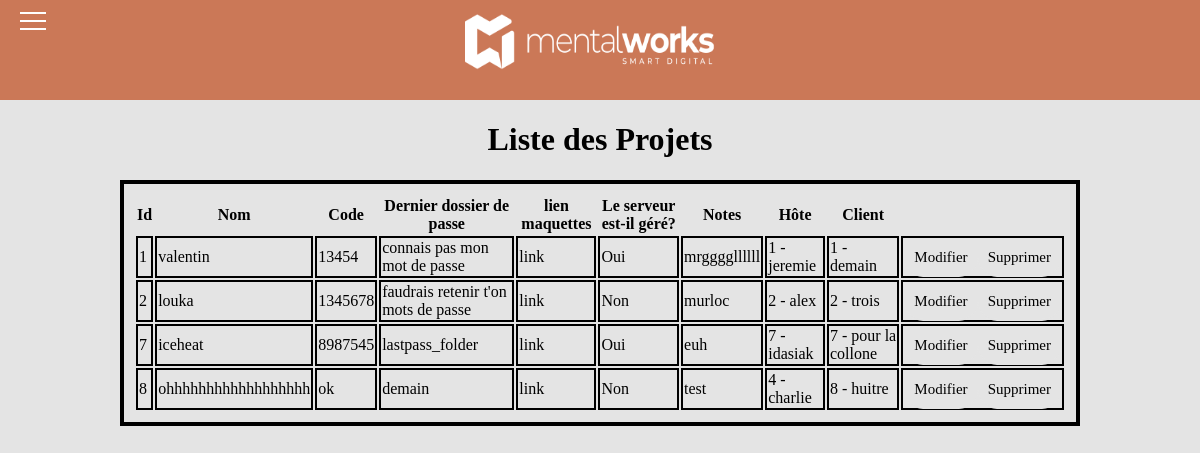
/Project/Project.php, run on the app's committed database.
### tables this page shows
CREATE TABLE `project` (
  `id` int(11) NOT NULL,
  `name` varchar(255) DEFAULT NULL,
  `code` varchar(255) DEFAULT NULL,
  `lastpass_folder` varchar(255) DEFAULT NULL,
  `link_mock_ups` varchar(255) DEFAULT NULL,
  `managed_server` tinyint(1) DEFAULT NULL,
  `notes` text DEFAULT NULL,
  `host_id` int(11) DEFAULT NULL,
  `customer_id` int(11) DEFAULT NULL
);

CREATE TABLE `host` (
  `id` int(11) NOT NULL,
  `code` varchar(255) DEFAULT NULL,
  `name` varchar(255) DEFAULT NULL,
  `notes` varchar(1000) DEFAULT NULL
);

CREATE TABLE `customer` (
  `id` int(11) NOT NULL,
  `code` varchar(255) DEFAULT NULL,
  `name` varchar(255) DEFAULT NULL,
  `notes` text DEFAULT NULL
);

### src/Autoloader.php (called while the page is built, shortened)
<?php
class Autoloader{
    public static function register(){
        spl_autoload_register(function ($class){
            $file = str_replace('\\', DIRECTORY_SEPARATOR, $class).'.php';
            return false;
        });
    }
}

### src/Connection/Connection.php (called while the page is built, shortened)
<?php
class Connection{
    protected $server="localhost";
    protected $dbName="environgestion";
    protected $user="root";
    protected $pass="";
    private $co;
    public function connectionBDD(){
        $dsn = "mysql:host=" . $this->server ."; charset=utf8; dbname=" . $this->dbName;
        $this->co = new PDO($dsn, $this->user, $this->pass);
        $this->co->setAttribute(PDO::ATTR_ERRMODE, PDO::ERRMODE_EXCEPTION);
    }
    public function __call($name, array $arguments) {
        if(method_exists($this->co, $name)){
            try{
                return call_user_func_array(array(&$this->co, $name), $arguments);
            }
            catch(Exception $e){
                throw new Exception('Erreur: "'.$name.'" nexiste pas.');
            }
         }
     }
}

### src/Repository/ProjectRepository.php (the view, shortened to what this page needs)
<?php
class ProjectRepository
{
    public static function listProject()
    {
        $co = new Connection();
        echo '<table class="table table-striped table-bordered">';
        echo '<thead>';
        echo '<tr>';
        echo '<th>Id</th>';
        echo '<th>Nom</th>';
        echo '<th>Code</th>';
        echo '<th>Dernier dossier de passe</th>';
        echo '<th>lien maquettes</th>';
        echo '<th>Le serveur est-il géré?</th>';
        echo '<th>Notes</th>';
        echo '<th>Hôte</th>';
        echo '<th>Client</th>';
        echo '</tr>';
        echo '</thead>';
        echo '<tbody>';
        $co->connectionBDD();
        $statement = $co->query('SELECT project.id, project.name, project.code, lastpass_folder, link_mock_ups, managed_server, project.notes, host.name as host_name, host.id as host_id, customer.name as customer_name, customer.id as customer_id  FROM project INNER JOIN customer on project.customer_id = customer.id JOIN host on project.host_id = host.id ORDER BY project.id ASC');
        while ($item = $statement->fetch()) {
            echo '<tr>';
            echo '<td>' . $item['id'] . '</td>';
            echo '<td>' . $item['name'] . '</td>';
            echo '<td>' . $item['code'] . '</td>';
            echo '<td>' . $item['lastpass_folder'] . '</td>';
            echo '<td>' . $item['link_mock_ups'] . '</td>';
            if ($item['managed_server'] == 0){
                echo '<td> Non </td>';
            }
            else{
                echo '<td> Oui </td>';
            }
            echo '<td>' . $item['notes'] . '</td>';
            echo '<td>' . $item['host_id'] . ' - ' . $item['host_name'] . '</td>';
            echo '<td>' . $item['customer_id'] . ' - ' . $item['customer_name'] . '</td>';
            echo '<td>';
            echo '<a class="btn btn-primary" href="UpdateProject.php?id=' . $item['id'] . '">Modifier</a>';
            echo '<a class="btn btn-primary" href="DeleteProject.php?id=' . $item['id'] . '">Supprimer</a>';
            echo '</td>';
            echo '</tr>';
        }
        echo '</tbody>';
        echo '</table>';
    }
}

### CSS/Style.css (style rules this page uses)
a { color: black; text-decoration: none; font-size: 15px; margin-top: 10px; margin-bottom: 5px; border-bottom: 2px solid #e4e4e4; border-radius: 20px; padding: 10px; }
table { border: solid 4px black; width: 80%; padding: 10px; margin-left: 10%; max-height: 500px; }
td { border: solid 2px black; }

### data on the page
project: id "1", name "valentin", code "13454", lastpass_folder "connais pas mon mot de passe", link_mock_ups "link", managed_server "Oui", notes "mrggggllllll", host "1", host.name "jeremie", customer "1", customer.name "demain"
project: id "2", name "louka", code "1345678", lastpass_folder "faudrais retenir t'on mots de passe", link_mock_ups "link", managed_server "Non", notes "murloc", host "2", host.name "alex", customer "2", customer.name "trois"
project: id "7", name "iceheat", code "8987545", lastpass_folder "lastpass_folder", link_mock_ups "link", managed_server "Oui", notes "euh", host "7", host.name "idasiak", customer "7", customer.name "pour la collone"
project: id "8", name "ohhhhhhhhhhhhhhhhhh", code "ok", lastpass_folder "demain", link_mock_ups "link", managed_server "Non", notes "test", host "4", host.name "charlie", customer "8", customer.name "huitre"
